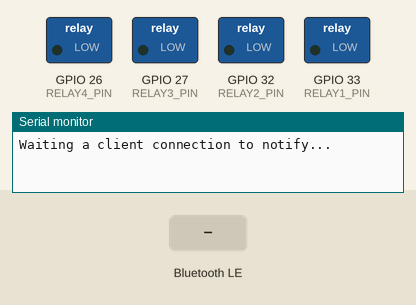
This sketch was run on a simulated ESP32. On the bench: switched loads named in the sketch (green lamp = pin HIGH), the last lines printed to the serial monitor. The inputs (shaded band) are chosen by the test bench. Nothing arrives over Bluetooth unless stated; a phone connects over Bluetooth LE 3 s after start.

Above: at 1.7 s.
1.8 s: Bluetooth LE write "relay1" received
At 3.0 s:
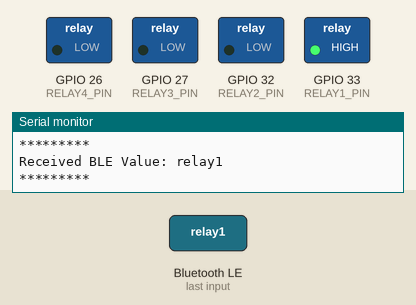
3.3 s: Bluetooth LE write "relay2" received
At 4.2 s:
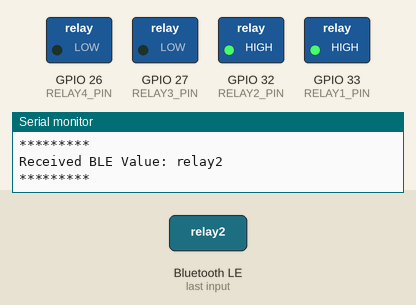
4.8 s: Bluetooth LE write "relay3" received
At 5.3 s:
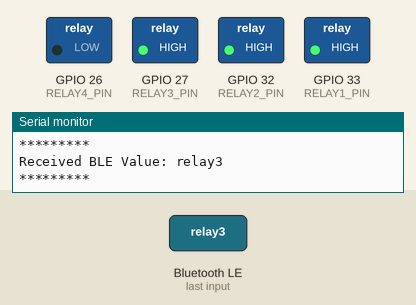
6.3 s: Bluetooth LE write "relay4" received
At 7.5 s:
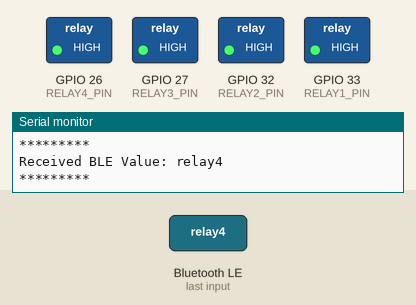
7.8 s: Bluetooth LE write "relay1" received
At 8.8 s:
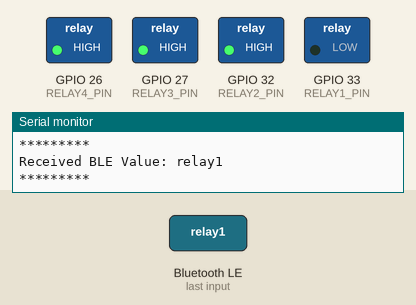
9.3 s: Bluetooth LE write "relay2" received
At 10.0 s:
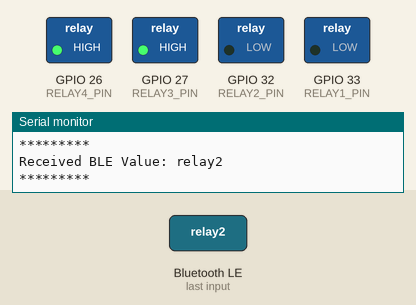
Timing chart, 0 to 11.8 s (numbered marks = the images above; inputs shaded):
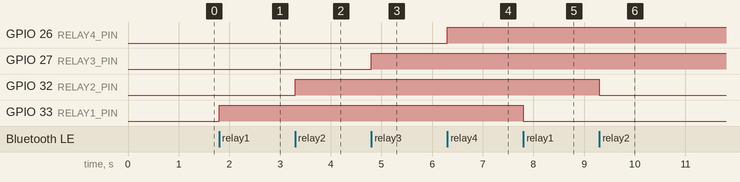

Measured:
- after the input at 1.8 s, GPIO 33 (RELAY1_PIN): LOW → HIGH at once
- after the input at 3.3 s, GPIO 32 (RELAY2_PIN): LOW → HIGH at once
- after the input at 4.8 s, GPIO 27 (RELAY3_PIN): LOW → HIGH at once
- after the input at 6.3 s, GPIO 26 (RELAY4_PIN): LOW → HIGH at once
- after the input at 7.8 s, GPIO 33 (RELAY1_PIN): HIGH → LOW at once
- after the input at 9.3 s, GPIO 32 (RELAY2_PIN): HIGH → LOW at once

The sketch:

4Relay_BLE_receive.ino
```cpp
/*
 BLE 데이터 수신 및 4채널 릴레이 작동보드
 LED와 릴레이가 배선된 보드에 업로드 해주세요
 */
#include <BLEDevice.h>
#include <BLEServer.h>
#include <BLEUtils.h>
#include <BLE2902.h>

#define RELAY1_PIN 33
#define RELAY2_PIN 32
#define RELAY3_PIN 27
#define RELAY4_PIN 26

BLEServer *pServer = NULL;
BLECharacteristic * pTxCharacteristic;
bool deviceConnected = false;
bool oldDeviceConnected = false;
uint8_t txValue = 0;
uint32_t value = 0;
unsigned int counter1, counter2, counter3, counter4 = 0;

#define SERVICE_UUID           "6E400001-B5A3-F393-E0A9-E50E24DCCA9E" // UART service UUID
#define CHARACTERISTIC_UUID_RX "6E400002-B5A3-F393-E0A9-E50E24DCCA9E"
#define CHARACTERISTIC_UUID_TX "6E400003-B5A3-F393-E0A9-E50E24DCCA9E"

class MyServerCallbacks: public BLEServerCallbacks {
    void onConnect(BLEServer* pServer) {
      deviceConnected = true;
    };

    void onDisconnect(BLEServer* pServer) {
      deviceConnected = false;
    }
};

class MyCallbacks: public BLECharacteristicCallbacks {
    void onWrite(BLECharacteristic *pCharacteristic) {
      std::string rxValue = pCharacteristic->getValue();

      if (rxValue.length() > 0) {
        Serial.println("*********");
        Serial.print("Received BLE Value: ");
        for (int i = 0; i < rxValue.length(); i++)
          Serial.print(rxValue[i]);
          if(rxValue=="relay1"){
            if(counter1 == 0){
            digitalWrite(RELAY1_PIN,1);
            counter1++;
            }
            else{
            digitalWrite(RELAY1_PIN,0);
            counter1=0;
            }
          }
          else if(rxValue=="relay2"){
            if(counter2 == 0){
            digitalWrite(RELAY2_PIN,1);
            counter2++;
            }
            else{
            digitalWrite(RELAY2_PIN,0);
            counter2=0;
            }
          }
          else if(rxValue=="relay3"){
            if(counter3 == 0){
            digitalWrite(RELAY3_PIN,1);
            counter3++;
            }
            else{
            digitalWrite(RELAY3_PIN,0);
            counter3=0;
            }
          }
          else if(rxValue=="relay4"){
            if(counter4 == 0){
            digitalWrite(RELAY4_PIN,1);
            counter4++;
            }
            else{
            digitalWrite(RELAY4_PIN,0);
            counter4=0;
            }
          }
        Serial.println("");
        Serial.println("*********");
      }
    }
};

void setup() {
  Serial.begin(115200);
  pinMode(RELAY1_PIN, OUTPUT);  //릴레이 출력핀 세팅
  pinMode(RELAY2_PIN, OUTPUT);
  pinMode(RELAY3_PIN, OUTPUT);
  pinMode(RELAY4_PIN, OUTPUT);

  digitalWrite(RELAY1_PIN,0);   //전체 off
  digitalWrite(RELAY2_PIN,0);
  digitalWrite(RELAY3_PIN,0);
  digitalWrite(RELAY4_PIN,0);
  delay(500);
  // Create the BLE Device
  BLEDevice::init("LightTalk");

  // Create the BLE Server
  pServer = BLEDevice::createServer();
  pServer->setCallbacks(new MyServerCallbacks());

  // Create the BLE Service
  BLEService *pService = pServer->createService(SERVICE_UUID);

  // Create a BLE Characteristic
  pTxCharacteristic = pService->createCharacteristic(
										CHARACTERISTIC_UUID_TX,
										BLECharacteristic::PROPERTY_NOTIFY
									);

  pTxCharacteristic->addDescriptor(new BLE2902());

  BLECharacteristic * pRxCharacteristic = pService->createCharacteristic(
											 CHARACTERISTIC_UUID_RX,
											BLECharacteristic::PROPERTY_WRITE
										);

  pRxCharacteristic->setCallbacks(new MyCallbacks());

  // Start the service
  pService->start();

  pServer->getAdvertising()->addServiceUUID(SERVICE_UUID);

  // Start advertising
  pServer->getAdvertising()->start();
  Serial.println("Waiting a client connection to notify...");
}

void loop() {
//    if (deviceConnected) {
//        String inputString = "test";
//        //pTxCharacteristic->setValue(&txValue, 1);
//        pTxCharacteristic->setValue(inputString.c_str());
//        pTxCharacteristic->notify();
//        //txValue++;
//		delay(10); // bluetooth stack will go into congestion, if too many packets are sent
//	}

    // disconnecting
    if (!deviceConnected && oldDeviceConnected) {
        delay(500); // give the bluetooth stack the chance to get things ready
        pServer->startAdvertising(); // restart advertising
        Serial.println("start advertising");
        oldDeviceConnected = deviceConnected;
    }
    // connecting
    if (deviceConnected && !oldDeviceConnected) {
		// do stuff here on connecting
        oldDeviceConnected = deviceConnected;
    }
    delay(500);
}
```
